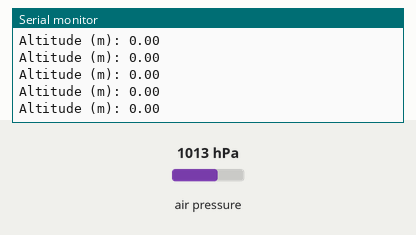
Simulated run of this sketch. Board: Arduino Uno, built with avr-gcc and run on an emulated ATmega328P. On the bench: the last lines printed to the serial monitor. The test bench sets the inputs (shaded band); at power-on: air pressure 1013 hPa.

Above: at 6.2 s.
6.3 s: air pressure set to 952 hPa
At 6.37 s:
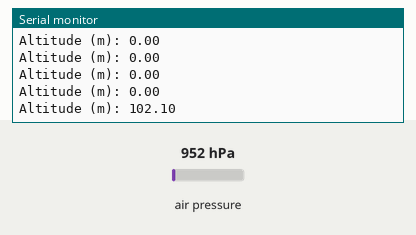
7.8 s: air pressure set to 975 hPa
At 7.87 s:
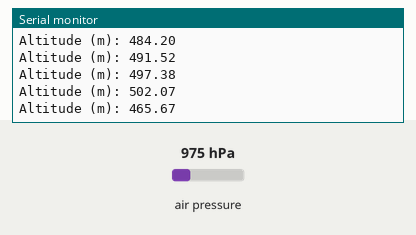
Timing chart, 0 to 10.8 s (numbered marks = the images above; inputs shaded):
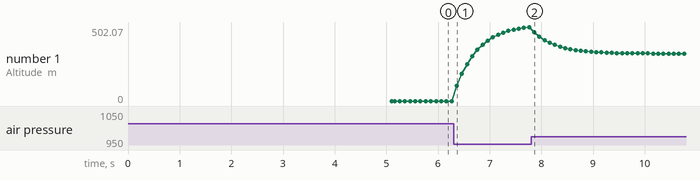

The sketch:

BMP280_AltitudeCalc_Testing.ino
```cpp
#include <Adafruit_Sensor.h>
#include <Adafruit_BMP280.h>

Adafruit_BMP280 bmp;
float rawPressure = 0;
float filteredPressure = 0;
float alpha = 0.2;  // Smoothing factor for the low-pass filter

unsigned long lastTime = 0;
unsigned long currentTime = 0;
const unsigned long interval = 100;

const int calibrationSamples = 50;
float groundPressure = 0;  // Calibrated ground pressure in Pascals

void setup() {
  Serial.begin(9600);

  if (!bmp.begin()) {
    Serial.println("Check bmp wiring");
    while (1);
  }

  // Configure BMP280 with high oversampling and filtering
  bmp.setSampling(Adafruit_BMP280::MODE_NORMAL,
                  Adafruit_BMP280::SAMPLING_X1,   // Temperature oversampling
                  Adafruit_BMP280::SAMPLING_X8,   // Pressure oversampling
                  Adafruit_BMP280::FILTER_X16,    // Internal filtering
                  Adafruit_BMP280::STANDBY_MS_1); // Standby time

  // Initialize the pressure readings
  rawPressure = bmp.readPressure();
  filteredPressure = rawPressure;

  // Calibrate the ground pressure at the start
  calibrateBMP();

  Serial.print("Calibrated Ground Pressure (Pa): ");
  Serial.println(groundPressure);
}

void loop() {
  currentTime = millis();

  if (currentTime - lastTime >= interval) {
    lastTime = currentTime;

    // Read raw pressure from BMP280
    rawPressure = bmp.readPressure();

    // Apply the low-pass filter to smooth the pressure
    filteredPressure = alpha * rawPressure + (1 - alpha) * filteredPressure;

    // Use the filtered pressure to calculate altitude relative to ground pressure
    float alt = calculateAltitude(filteredPressure, groundPressure);

    // Output the filtered altitude
    Serial.print("Altitude (m): ");
    Serial.println(alt);
  }
}

// Function to calculate altitude using the barometric formula
float calculateAltitude(float currentPressure, float baselinePressure) {
  // Convert pressure from Pascals to hPa for altitude calculation
  float pressure_hPa = currentPressure / 100.0;
  float baseline_hPa = baselinePressure / 100.0;

  // Use the barometric formula to calculate altitude relative to the baseline
  float altitude = 44330.0 * (1.0 - pow(pressure_hPa / baseline_hPa, 0.1903));

  return altitude;
}

// Function to calibrate the ground pressure at the start (average over several readings)
void calibrateBMP() {
  float sum = 0;
  for (int i = 0; i < calibrationSamples; i++) {
    sum += bmp.readPressure();
    delay(100);
  }
  // Set the ground pressure as the average of the readings
  groundPressure = sum / calibrationSamples;
}
```

Measured:
- after the input at 6.3 s, the serial monitor: prints a new line after 0.06 s (image 1)
- after the input at 7.8 s, the serial monitor: prints a new line after 0.06 s (image 2)
- plotted number 1: 0 → 502.07 after the input at 6.3 s, 502.07 → 321.37 after the input at 7.8 s
